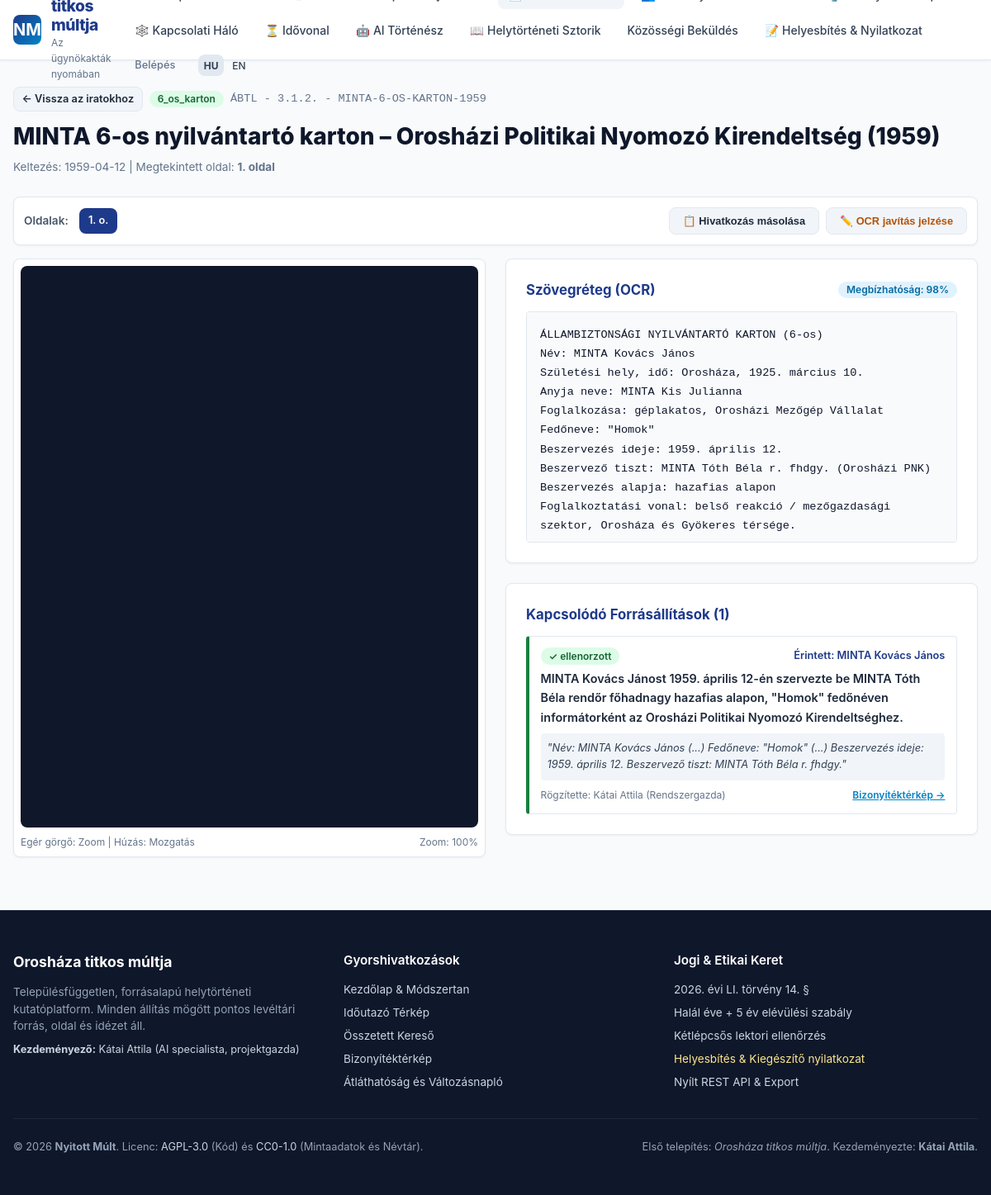
The page /dokumentumok/d0000001-0000-0000-0000-000000000001 on the database its author committed.
### tables this page shows
CREATE TABLE IF NOT EXISTS `source_documents` (
  `id` CHAR(36) NOT NULL,
  `archive_code` VARCHAR(128) NOT NULL UNIQUE,
  `document_type` ENUM(
    '6_os_karton',
    'b_naplo',
    'h_adattar',
    'b_dosszie',
    'm_dosszie',
    'o_dosszie',
    'vizsgalati_dosszie',
    'egyeb'
  ) NOT NULL,
  `title` VARCHAR(255) NOT NULL,
  `date_created` DATE NULL,
  `original_url` TEXT NULL,
  `downloaded_at` DATETIME NULL,
  `sha256_hash` CHAR(64) NULL,
  `license_note` TEXT NULL,
  `created_at` DATETIME NOT NULL DEFAULT CURRENT_TIMESTAMP,
  `updated_at` DATETIME NOT NULL DEFAULT CURRENT_TIMESTAMP ON UPDATE CURRENT_TIMESTAMP,
  PRIMARY KEY (`id`),
  INDEX `idx_doc_type` (`document_type`),
  INDEX `idx_date_created` (`date_created`)
);

CREATE TABLE IF NOT EXISTS `pages` (
  `id` CHAR(36) NOT NULL,
  `document_id` CHAR(36) NOT NULL,
  `page_number` INT NOT NULL,
  `image_path` VARCHAR(255) NOT NULL,
  `thumbnail_path` VARCHAR(255) NULL,
  `ocr_text_raw` MEDIUMTEXT NULL,
  `ocr_text_corrected` MEDIUMTEXT NULL,
  `ocr_confidence` FLOAT NOT NULL DEFAULT 1.0,
  `ocr_boxes_json` JSON NULL,
  `embedding_vector` JSON NULL,
  `version` INT NOT NULL DEFAULT 1,
  `created_at` DATETIME NOT NULL DEFAULT CURRENT_TIMESTAMP,
  `updated_at` DATETIME NOT NULL DEFAULT CURRENT_TIMESTAMP ON UPDATE CURRENT_TIMESTAMP,
  PRIMARY KEY (`id`),
  UNIQUE KEY `idx_doc_page` (`document_id`, `page_number`),
  CONSTRAINT `fk_page_doc` FOREIGN KEY (`document_id`) REFERENCES `source_documents` (`id`) ON DELETE CASCADE
);

CREATE TABLE IF NOT EXISTS `claims` (
  `id` CHAR(36) NOT NULL,
  `document_id` CHAR(36) NOT NULL,
  `page_id` CHAR(36) NOT NULL,
  `quote` TEXT NOT NULL,
  `bounding_box` JSON NULL,
  `statement` TEXT NOT NULL,
  `subject_entity_id` CHAR(36) NULL,
  `status` ENUM('javasolt', 'ellenorzott', 'vitatott') NOT NULL DEFAULT 'javasolt',
  `ai_generated` TINYINT(1) NOT NULL DEFAULT 0,
  `confidence_score` FLOAT NOT NULL DEFAULT 1.0,
  `created_by` CHAR(36) NULL,
  `created_at` DATETIME NOT NULL DEFAULT CURRENT_TIMESTAMP,
  `updated_at` DATETIME NOT NULL DEFAULT CURRENT_TIMESTAMP ON UPDATE CURRENT_TIMESTAMP,
  PRIMARY KEY (`id`),
  CONSTRAINT `fk_claim_doc` FOREIGN KEY (`document_id`) REFERENCES `source_documents` (`id`) ON DELETE CASCADE,
  CONSTRAINT `fk_claim_page` FOREIGN KEY (`page_id`) REFERENCES `pages` (`id`) ON DELETE CASCADE,
  CONSTRAINT `fk_claim_entity` FOREIGN KEY (`subject_entity_id`) REFERENCES `entities` (`id`) ON DELETE SET NULL,
  CONSTRAINT `fk_claim_creator` FOREIGN KEY (`created_by`) REFERENCES `users` (`id`) ON DELETE SET NULL,
  INDEX `idx_claim_status` (`status`)
);

CREATE TABLE IF NOT EXISTS `entities` (
  `id` CHAR(36) NOT NULL,
  `type` ENUM('person', 'organization', 'place', 'event', 'codename') NOT NULL,
  `canonical_name` VARCHAR(255) NOT NULL,
  `aliases` JSON NULL,
  `time_range_start` DATE NULL,
  `time_range_end` DATE NULL,
  `metadata` JSON NULL,
  `is_sample` TINYINT(1) NOT NULL DEFAULT 0,
  `created_at` DATETIME NOT NULL DEFAULT CURRENT_TIMESTAMP,
  `updated_at` DATETIME NOT NULL DEFAULT CURRENT_TIMESTAMP ON UPDATE CURRENT_TIMESTAMP,
  PRIMARY KEY (`id`),
  INDEX `idx_entity_type` (`type`),
  INDEX `idx_canonical_name` (`canonical_name`(191))
);

CREATE TABLE IF NOT EXISTS `users` (
  `id` CHAR(36) NOT NULL,
  `username` VARCHAR(64) NOT NULL UNIQUE,
  `email` VARCHAR(191) NOT NULL UNIQUE,
  `password_hash` VARCHAR(255) NOT NULL,
  `role` ENUM('visitor', 'submitter', 'researcher', 'reviewer', 'admin') NOT NULL DEFAULT 'visitor',
  `full_name` VARCHAR(128) NOT NULL,
  `created_at` DATETIME NOT NULL DEFAULT CURRENT_TIMESTAMP,
  `updated_at` DATETIME NOT NULL DEFAULT CURRENT_TIMESTAMP ON UPDATE CURRENT_TIMESTAMP,
  PRIMARY KEY (`id`)
);

### public_html/index.php (called while the page is built, shortened)
<?php
require_once __DIR__ . '/src/Database.php';
require_once __DIR__ . '/src/Router.php';
Router::dispatch();

### public_html/src/Database.php (called while the page is built, shortened)
<?php
class Database
{
    private static ?PDO $instance = null;
    public static function getConnection(): ?PDO
    {
        if (self::$instance !== null) {
            return self::$instance;
        }
        try {
            $dsn = sprintf(
                'mysql:host=%s;port=%d;dbname=%s;charset=%s',
                DB_HOST,
                DB_PORT,
                DB_NAME,
                DB_CHARSET
            );
            $options = [
                PDO::ATTR_ERRMODE => PDO::ERRMODE_EXCEPTION,
                PDO::ATTR_DEFAULT_FETCH_MODE => PDO::FETCH_ASSOC,
                PDO::ATTR_EMULATE_PREPARES => false,
                PDO::MYSQL_ATTR_INIT_COMMAND => "SET NAMES utf8mb4 COLLATE utf8mb4_unicode_ci"
            ];
            self::$instance = new PDO($dsn, DB_USER, DB_PASS, $options);
            return self::$instance;
        } catch (PDOException $e) {
            self::$lastError = $e->getMessage();
            error_log('[DB Error] ' . $e->getMessage());
            return null;
        }
    }
    public static function query(string $sql, array $params = []): array
    {
        $db = self::getConnection();
        $stmt = $db->prepare($sql);
        $stmt->execute($params);
        return $stmt->fetchAll();
    }
    public static function queryOne(string $sql, array $params = []): ?array
    {
        $rows = self::query($sql, $params);
        return !empty($rows) ? $rows[0] : null;
    }
}

### public_html/views/document_view.php (the view, shortened to what this page needs)
<?php
$docId = $id ?? ($_GET['id'] ?? '');
$doc = Database::queryOne("SELECT * FROM source_documents WHERE id = :id", ['id' => $docId]);
$allPages = Database::query("SELECT id, page_number, thumbnail_path FROM pages WHERE document_id = :id ORDER BY page_number ASC", ['id' => $docId]);
$currentPageNum = isset($_GET['page']) ? (int)$_GET['page'] : ($allPages[0]['page_number'] ?? 1);
$currentPage = Database::queryOne(
    "SELECT * FROM pages WHERE document_id = :doc_id AND page_number = :p",
    ['doc_id' => $docId, 'p' => $currentPageNum]
);
$claims = [];
if ($currentPage) {
    $claims = Database::query(
        "SELECT c.*, u.full_name as creator_name, e.canonical_name as subject_name
         FROM claims c
         LEFT JOIN users u ON c.created_by = u.id
         LEFT JOIN entities e ON c.subject_entity_id = e.id
         WHERE c.page_id = :page_id",
        ['page_id' => $currentPage['id']]
    );
}
include __DIR__ . '/layout/header.php';
?>
<div style="margin-bottom: 1.5rem;">
    <div style="display: flex; gap: 0.5rem; align-items: center; margin-bottom: 0.5rem;">
        <a href="/dokumentumok" class="btn btn-secondary" style="font-size: 0.8rem; padding: 0.25rem 0.6rem;">&larr; Vissza az iratokhoz</a>
        <span class="badge badge-verified"><?= htmlspecialchars($doc['document_type']) ?></span>
        <span style="font-family: monospace; font-size: 0.85rem; color: #64748b;"><?= htmlspecialchars($doc['archive_code']) ?></span>
    </div>
    <h1 style="font-size: 1.75rem; font-weight: 800; color: #0f172a; margin-bottom: 0.25rem;">
        <?= htmlspecialchars($doc['title']) ?>
    </h1>
    <p style="font-size: 0.85rem; color: var(--text-muted);">
        Keltezés: <?= htmlspecialchars($doc['date_created'] ?? 'N/A') ?> | Megtekintett oldal: <strong><?= $currentPageNum ?>. oldal</strong>
    </p>
</div>
<div class="card" style="margin-bottom: 1rem; padding: 0.75rem; display: flex; justify-content: space-between; align-items: center; flex-wrap: wrap; gap: 0.75rem;">
    <div style="display: flex; gap: 0.35rem; align-items: center; flex-wrap: wrap;">
        <span style="font-size: 0.85rem; font-weight: 600; color: #475569; margin-right: 0.5rem;">Oldalak:</span>
        <?php foreach ($allPages as $p): ?>
            <a href="/dokumentumok/<?= urlencode($docId) ?>?page=<?= $p['page_number'] ?>"
               class="btn btn-<?= $p['page_number'] === $currentPageNum ? 'primary' : 'secondary' ?>"
               style="padding: 0.25rem 0.6rem; font-size: 0.8rem;">
                <?= $p['page_number'] ?>. o.
            </a>
        <?php endforeach; ?>
    </div>
    <div style="display: flex; gap: 0.5rem;">
        <button id="copyCitationBtn" class="btn btn-secondary" style="font-size: 0.8rem;">
            📋 Hivatkozás másolása
        </button>
        <button id="reportOcrBtn" class="btn btn-secondary" style="font-size: 0.8rem; color: var(--accent);">
            ✏️ OCR javítás jelzése
        </button>
    </div>
</div>
<div style="display: grid; grid-template-columns: 1fr 1fr; gap: 1.5rem; align-items: start;">
    <div>
        <div class="card" style="padding: 0.5rem;">
            <div id="openseadragon-viewer" style="height: 680px; background: #0f172a;"></div>
            <div style="font-size: 0.75rem; color: var(--text-muted); margin-top: 0.5rem; display: flex; justify-content: space-between;">
                <span>Egér görgő: Zoom | Húzás: Mozgatás</span>
                <span id="zoomDisplay">Zoom: 100%</span>
            </div>
        </div>
    </div>
    <div>
        <div class="card" style="margin-bottom: 1.5rem;">
            <div style="display: flex; justify-content: space-between; align-items: center; margin-bottom: 0.75rem;">
                <h3 style="font-size: 1.05rem; font-weight: 700; color: var(--primary);">
                    Szövegréteg (OCR)
                </h3>
                <span class="badge" style="background: #e0f2fe; color: #0369a1;">
                    Megbízhatóság: <?= round(($currentPage['ocr_confidence'] ?? 1.0) * 100) ?>%
                </span>
            </div>
            <div style="background: #f8fafc; border: 1px solid var(--border); border-radius: 4px; padding: 1rem; font-family: monospace; font-size: 0.85rem; line-height: 1.7; max-height: 280px; overflow-y: auto; white-space: pre-wrap;" id="ocrTextContainer"><?= htmlspecialchars($currentPage['ocr_text_corrected'] ?: ($currentPage['ocr_text_raw'] ?? 'Nincs kinyert szöveg ezen az oldalon.')) ?></div>
        </div>
        <div class="card">
            <h3 style="font-size: 1.05rem; font-weight: 700; color: var(--primary); margin-bottom: 0.75rem;">
                Kapcsolódó Forrásállítások (<?= count($claims) ?>)
            </h3>
            <?php if (empty($claims)): ?>
                <p style="font-size: 0.85rem; color: var(--text-muted);">
                    Ezen az oldalon még nem rögzítettek kutatói állítást.
                </p>
            <?php else: ?>
                <div style="display: flex; flex-direction: column; gap: 1rem;">
                    <?php foreach ($claims as $c): ?>
                        <div style="background: #ffffff; border: 1px solid var(--border); border-left: 4px solid var(--success); border-radius: 4px; padding: 0.85rem;">
                            <div style="display: flex; justify-content: space-between; margin-bottom: 0.35rem;">
                                <span class="badge badge-verified">
                                    ✓ <?= htmlspecialchars($c['status']) ?>
                                </span>
                                <?php if (!empty($c['subject_name'])): ?>
                                    <span style="font-size: 0.8rem; font-weight: 600; color: var(--primary);">
                                        Érintett: <?= htmlspecialchars($c['subject_name']) ?>
                                    </span>
                                <?php endif; ?>
                            </div>
                            <p style="font-size: 0.9rem; font-weight: 600; color: #1e293b; margin-bottom: 0.5rem;">
                                <?= htmlspecialchars($c['statement']) ?>
                            </p>
                            <div style="background: #f1f5f9; padding: 0.5rem; border-radius: 4px; font-size: 0.8rem; color: #334155; font-style: italic; margin-bottom: 0.5rem;">
                                "<?= htmlspecialchars($c['quote']) ?>"
                            </div>
                            <div style="display: flex; justify-content: space-between; align-items: center; font-size: 0.75rem; color: var(--text-muted);">
                                <span>Rögzítette: <?= htmlspecialchars($c['creator_name'] ?? 'Rendszer') ?></span>
                                <a href="/bizonyitekterkep" style="color: var(--secondary); font-weight: 600;">
                                    Bizonyítéktérkép &rarr;
                                </a>
                            </div>
                        </div>
                    <?php endforeach; ?>
                </div>
            <?php endif; ?>
        </div>
    </div>
</div>
<?php include __DIR__ . '/layout/footer.php'; ?>

### public_html/src/Router.php (shortened to what this page needs)
<?php
class Router
{
    private static array $routes = [];
    public static function get(string $path, callable|string $handler): void
    {
        self::$routes['GET'][$path] = $handler;
    }
    public static function post(string $path, callable|string $handler): void
    {
        self::$routes['POST'][$path] = $handler;
    }
    public static function dispatch(): void
    {
        $uri = parse_url($_SERVER['REQUEST_URI'] ?? '/', PHP_URL_PATH);
        $method = $_SERVER['REQUEST_METHOD'] ?? 'GET';
        $uri = rtrim($uri, '/');
        foreach (self::$routes[$method] ?? [] as $route => $handler) {
            $pattern = preg_replace('/\{([a-zA-Z0-9_]+)\}/', '(?P<$1>[a-zA-Z0-9_\-]+)', $route);
            $pattern = '#^' . $pattern . '$#';
            if (preg_match($pattern, $uri, $matches)) {
                $params = array_filter($matches, 'is_string', ARRAY_FILTER_USE_KEY);
                self::executeHandler($handler, $params);
                return;
            }
        }
        include dirname(__DIR__) . '/views/layout/header.php';
        include dirname(__DIR__) . '/views/layout/footer.php';
    }
    private static function executeHandler(callable|string $handler, array $params = []): void
    {
        if (is_callable($handler)) {
            call_user_func_array($handler, [$params]);
        } elseif (is_string($handler)) {
            $viewPath = dirname(__DIR__) . '/views/' . $handler . '.php';
            if (file_exists($viewPath)) {
                extract($params);
                include $viewPath;
            } else {
                http_response_code(500);
                echo "Hiba: A nézet ({$handler}) nem található.";
            }
        }
    }
}

### public_html/assets/css/style.css (style rules this page uses)
:root { --primary: #1e3a8a; --primary-hover: #172554; --secondary: #0284c7; --accent: #b45309; --bg-main: #f8fafc; --bg-card: #ffffff; --text-main: #0f172a; --text-muted: #64748b; --border: #e2e8f0; --success: #15803d; --warning: #b45309; --danger: #b91c1c; --radius: 0.5rem; }
*, *::before, *::after { box-sizing: border-box; margin: 0; padding: 0; }
body { font-family: -apple-system, BlinkMacSystemFont, "Segoe UI", Roboto, "Helvetica Neue", Arial, sans-serif; background-color: var(--bg-main); color: var(--text-main); line-height: 1.6; min-height: 100vh; display: flex; flex-direction: column; }
.btn { display: inline-flex; align-items: center; justify-content: center; gap: 0.5rem; padding: 0.5rem 1rem; font-size: 0.875rem; font-weight: 600; border-radius: var(--radius); cursor: pointer; border: 1px solid transparent; text-decoration: none; transition: all 0.15s ease-in-out; }
.btn-primary { background-color: var(--primary); color: #ffffff; }
.btn-secondary { background-color: #f1f5f9; color: #1e293b; border-color: var(--border); }
.card { background: var(--bg-card); border: 1px solid var(--border); border-radius: var(--radius); padding: 1.5rem; box-shadow: 0 1px 3px 0 rgba(0, 0, 0, 0.05); }
.badge { display: inline-flex; align-items: center; padding: 0.25rem 0.625rem; font-size: 0.75rem; font-weight: 600; border-radius: 9999px; line-height: 1; }
.badge-verified { background-color: #dcfce7; color: #166534; }
#openseadragon-viewer { width: 100%; height: 650px; background-color: #0f172a; border-radius: var(--radius); }

### rows shown on the page
source_documents: document_type "6_os_karton", archive_code "ÁBTL - 3.1.2. - MINTA-6-OS-KARTON-1959", title "MINTA 6-os nyilvántartó karton – Orosházi Politikai Nyomozó Kirendeltség (1959)", date_created "1959-04-12"
pages: page_number "1", ($currentPage['ocr_confidence']??1.0)*100 "98", ocr_text_corrected "ÁLLAMBIZTONSÁGI NYILVÁNTARTÓ KARTON (6-os) Név: MINTA Kovács János Születési hely, idő: Orosháza, 1925. március 10. Anyja neve: MINTA Kis Julianna Foglalkozása: géplakatos, Orosházi Mezőgép Vállalat Fedőneve: \"Homok\" Beszervezés ideje: 1959. április 12. Beszervező tiszt: MINTA Tóth Béla r. fhdgy. (Orosházi PNK) Beszervezés alapja: hazafias alapon Foglalkoztatási vonal: belső reakció / mezőgazdasági szektor, Orosháza és Gyökeres térsége."
claims: status "ellenorzott", subject_entity.canonical_name "MINTA Kovács János", statement "MINTA Kovács Jánost 1959. április 12-én szervezte be MINTA Tóth Béla rendőr főhadnagy hazafias alapon, \"Homok\" fedőnéven informátorként az Orosházi Politikai Nyomozó Kirendeltséghez.", quote "Név: MINTA Kovács János (...) Fedőneve: \"Homok\" (...) Beszervezés ideje: 1959. április 12. Beszervező tiszt: MINTA Tóth Béla r. fhdgy.", created_by.full_name "Kátai Attila (Rendszergazda)"

### other values the page prints
count($claims) "1"
